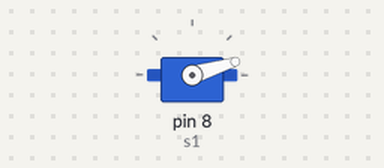
Simulated run of this sketch. Board: Arduino Uno, built with avr-gcc and run on an emulated ATmega328P. Shown: servo. At 2.3 s the program stops and its outputs stay as they are.

Above: at 0.1 s.
At 1.05 s:
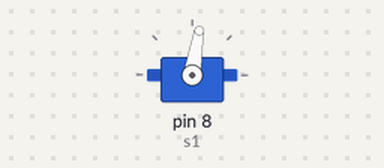
At 1.96 s:
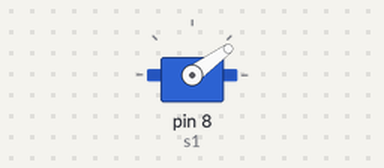
Timing chart, 0 to 3.8 s (numbered marks = the images above):
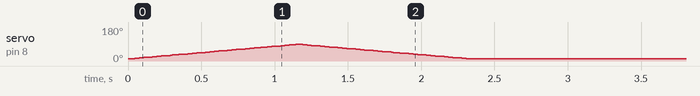

The sketch:

tesservo.ino
```cpp
#include <Servo.h>

Servo s1;

void setup() {
  Serial.begin(9600);
  s1.attach(8);
  s1.write(13);
  delay(15);
}

//s3 153 - 90
//s1 13 - 88
//s2 90-135

void loop() {
  for (int i  = 13; i <=88; i += 1) {
    s1.write(i);
    delay(15);
  }
  for (int i  = 88; i >= 13; i -= 1) {
    s1.write(i);
    delay(15);
  }
  while(true){

  }
}
```

Measured:
- by itself, servo on pin 8 (s1): rises from 13° to 88° in 1.1 s, then falls to 13° in 1.2 s
